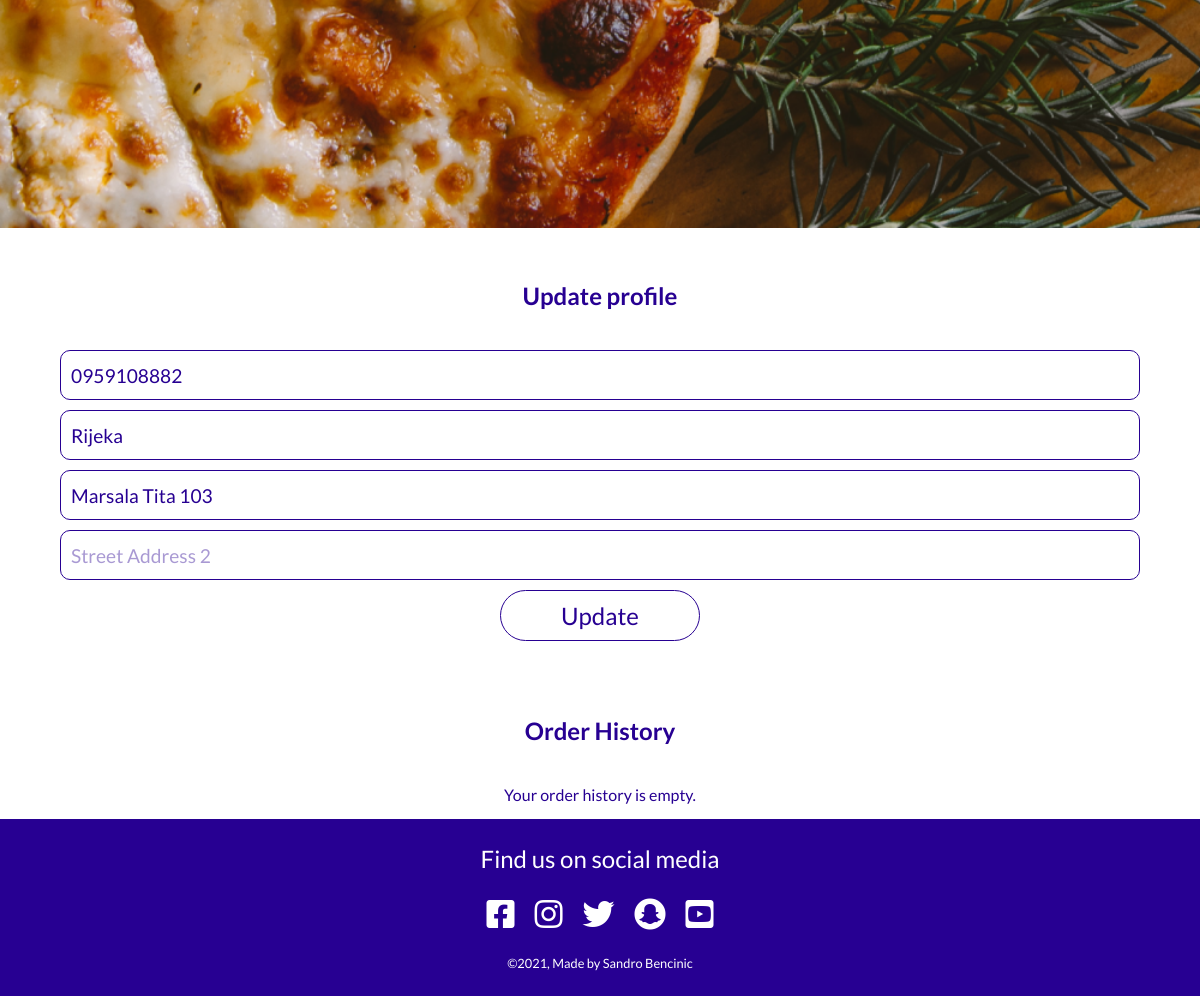
/profiles/profile/ (signed in, lower part), run on an earlier commit of the app's database.
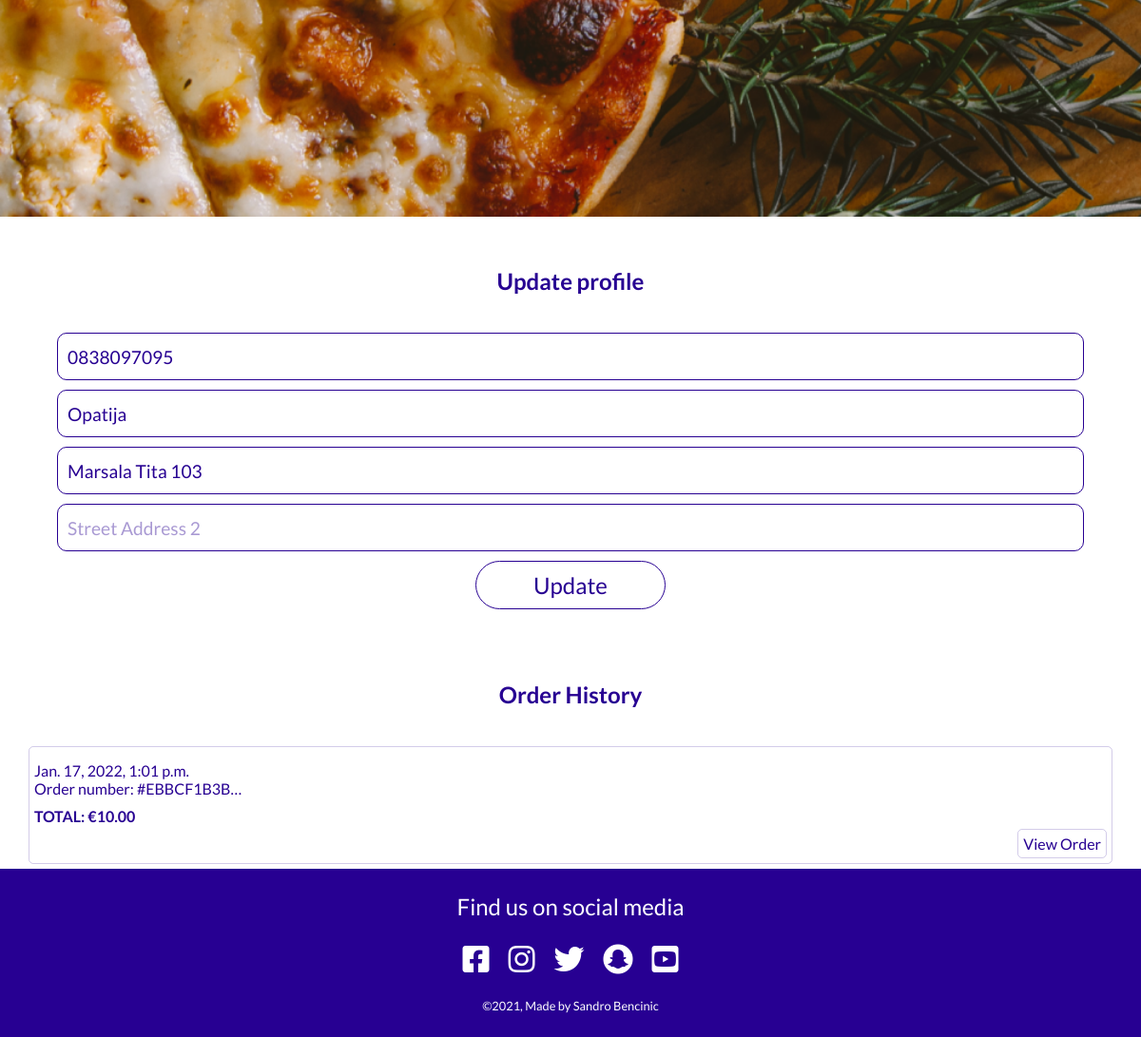
And on a later commit of the database.
### profiles/models.py (models this page shows)
class UserProfile(models.Model):
    user = models.OneToOneField(User, on_delete=models.CASCADE)
    default_phone_number = models.CharField(
        max_length=20, null=True, blank=True)
    default_city = models.CharField(
        max_length=40, null=True, blank=True)
    default_street_address1 = models.CharField(
        max_length=80, null=True, blank=True)
    default_street_address2 = models.CharField(
        max_length=80, null=True, blank=True)
    def __str__(self):
        return self.user.username

### checkout/models.py (models this page shows, shortened)
class Order(models.Model):
    user_profile = models.ForeignKey(
        UserProfile, on_delete=models.SET_NULL,
        null=True, blank=True, related_name='orders')
    full_name = models.CharField(max_length=100)
    email = models.EmailField(max_length=100)
    phone_number = models.CharField(max_length=100)
    street_address1 = models.CharField(max_length=100)
    street_address2 = models.CharField(max_length=100, null=True, blank=True)
    city = models.CharField(max_length=100)
    date = models.DateTimeField(auto_now_add=True)
    order_number = models.CharField(max_length=32, editable=False)
    order_total = models.DecimalField(
        max_digits=10, decimal_places=2, default=0, null=True)
    original_bag = models.TextField(null=False, blank=False, default='')
    stripe_pid = models.CharField(
        max_length=254, null=False, blank=False, default='')

### profiles/views.py (the view)
# urls.py: path('profile/', profile, name='profile'),
def profile(request):
    profile = get_object_or_404(UserProfile, user=request.user)
    if request.method == 'POST':
        form = UserProfileForm(request.POST, instance=profile)
        if form.is_valid():
            form.save()
            messages.success(request, 'Profile updated successfully')
    form = UserProfileForm(instance=profile)
    orders = profile.orders.all()
    print(profile)
    context = {
        'form': form,
        'orders': orders,
    }
    return render(request, 'profiles/profile.html', context)

### profiles/forms.py
class UserProfileForm(forms.ModelForm):
    class Meta:
        model = UserProfile
        exclude = ('user',)
    def __init__(self, *args, **kwargs):
        super().__init__(*args, **kwargs)
        placeholders = {
            'default_phone_number': 'Phone Number',
            'default_city': 'City',
            'default_street_address1': 'Street Address 1',
            'default_street_address2': 'Street Address 2',
        }
        self.fields['default_phone_number'].widget.attrs['autofocus'] = True
        for field in self.fields:
            if self.fields[field].required:
                placeholder = f'{placeholders[field]} *'
            else:
                placeholder = placeholders[field]
            self.fields[field].widget.attrs['placeholder'] = placeholder
            self.fields[field].label = False

### order/contexts.py (called while the page is built, shortened)
def contexts(request):
    bag_items = []
    grand_total = 0
    if request.user.is_authenticated:
        delivery_fee = 0
    else:
        delivery_fee = 2
    grand_total += delivery_fee
    order_time = None
    bag = request.session.get('bag', {})
    context = {
        'bag_items': bag_items,
        'grand_total': grand_total,
        'order_time': order_time,
        'delivery_fee': delivery_fee,
    }
    return context

### profiles/templates/profiles/profile.html (shortened to what this page needs)
{% extends 'base.html' %}
{% load static %}
{% block content %}
    <img class="bg-main" src="{% static 'images/bg-main-mobile.webp' %}" alt="pizza on wooden table - top perspective">
    <div class="update-profile">
        <h2 class="update-profile__title">Update profile</h2>
        <form class="update-profile-form" action="{% url 'profile' %}" method="post">
            {{ form.as_p }}
            <button class="btn btn--update-profile" type="submit">Update</button>
        </form>
    </div>
    <div class="orderhistory">
        <h2 class="orderhistory__title">Order History</h2>
        {% if orders|length == 0  %}
            <p class="orderhistory__text">Your order history is empty.</p>
        {% else %}
            {% for order in orders %}
                <div class="orderhistory__item">
                    <p class="orderhistory__date">{{ order.date }}</p>
                    <p class="orderhistory__number">Order number: #{{ order.order_number|truncatechars:10 }}</p>
                    <p class="orderhistory__total">TOTAL: €{{ order.order_total }}</p>
                    <a class="orderhistory__btn" href="">View Order</a>
                </div>
            {% endfor %}
        {% endif %}
    </div>
{% endblock content %}

### templates/base.html (shortened to what this page needs)
{% load static %}
<!DOCTYPE html>
<html lang="en">
<head>
    <link rel="stylesheet" href="https://use.fontawesome.com/releases/v5.15.4/css/all.css">
    <link rel="stylesheet" href="https://cdnjs.cloudflare.com/ajax/libs/animate.css/4.1.1/animate.min.css">
    <link rel="stylesheet" href="{% static 'css/style.css' %}">
</head>
<body>
    <div class="main-container">
        {% block content %}
        {% endblock content %}
    </div>
    <footer class="footer">
        <p class="footer__title">Find us on social media</p>
        <ul class="footer__links">
        <li>
            <a href="https://www.facebook.com/" target="_blank"
            aria-label="link to facebook (opens in new tab)" rel="noopener">
            <i class="fab fa-facebook-square"></i>
            </a>
        </li>
        <li>
            <a href="https://www.instagram.com/" target="_blank"
            aria-label="link to instagram (opens in new tab)" rel="noopener">
            <i class="fab fa-instagram"></i>
            </a>
        </li>
        <li>
            <a href="https://twitter.com/" target="_blank"
            aria-label="link to twitter (opens in new tab)" rel="noopener">
            <i class="fab fa-twitter"></i>
            </a>
        </li>
        <li>
            <a href="https://www.snapchat.com/" target="_blank"
            aria-label="link to snapchat (opens in new tab)" rel="noopener">
            <i class="fab fa-snapchat"></i>
            </a>
        </li>
        <li>
            <a href="https://www.youtube.com/" target="_blank"
            aria-label="link to youtube (opens in new tab)" rel="noopener">
            <i class="fab fa-youtube-square"></i>
            </a>
        </li>
        </ul>
        <p class="footer__copyright">©2021, Made by Sandro Bencinic</p>
    </footer>
</body>
</html>

### static/css/style.css (style rules this page uses)
* { position: relative; box-sizing: border-box; margin: 0; padding: 0; }
*, a { font-family: 'Lato', sans-serif; color: black; }
body { min-height: 100vh; display: flex; flex-direction: column; justify-content: space-between; }
a { text-decoration: none; }
li { list-style-type: none; }
.main-container { width: 100%; min-height: calc(100vh - 177px - 80px); top: 80px; margin-bottom: 80px; }
.btn { display: block; background-color: transparent; border: 1px solid rgb(39, 0, 146); border-radius: 40px; color: rgb(39, 0, 146); padding: 10px; width: 200px; font-size: 1.5rem; text-align: center; }
.footer { text-align: center; background-color: rgb(39, 0, 146); padding: 25px 0; }
.footer__title { color: white; font-size: 1.5rem; }
.footer__links { display: flex; justify-content: center; }
.footer i { color: white; font-size: 2rem; margin: 25px 10px; }
.footer__copyright { color: white; font-size: 0.8rem; }
.bg-main { width: 100%; }
.order *, .orderhistory * { color: rgb(39, 0, 146); }
.order, .orderhistory { margin-top: 40px; }
.order__title, .orderhistory__title { text-align: center; color: rgb(39, 0, 146); margin-bottom: 40px; }
.orderitem, .orderhistory__item { padding: 15px 5px; width: 95vw; margin: 5px auto; border: 1px solid rgb(39, 0, 146, 0.2); border-radius: 5px; }
.orderhistory__total { font-weight: bold; margin: 10px 0 25px 0; }
.orderhistory__btn { position: absolute; bottom: 5px; right: 5px; padding: 5px; text-align: center; border: 1px solid rgb(39, 0, 146, 0.2); border-radius: 5px; }
.checkout *, .update-profile * { color: rgb(39, 0, 146); }
.checkout, .update-profile { margin-top: 40px; padding: 10px; }
.checkout__title, .update-profile__title { text-align: center; color: rgb(39, 0, 146); margin-bottom: 40px; }
.checkout-form, .update-profile-form { width: 90vw; margin: 0 auto; }
.checkout-form input, .update-profile-form input, #card-element { width: 100%; height: 50px; border: 1px solid rgb(39, 0, 146); border-radius: 10px; outline-color: rgb(39, 0, 146); margin-bottom: 10px; font-size: 1.2rem; padding: 10px; }
.checkout-form input::placeholder, .update-profile-form input::placeholder { color: rgba(39, 0, 146, 0.4); font-weight: 400; }
.btn--checkout, .btn--update-profile { margin: auto; margin-bottom: 25px; }

What changed in the data, as far as the page shows it:
changed UserProfile "Marsala Tita 103": default_phone_number "0959108882" → "0838097095"; default_city "Rijeka" → "Opatija"
added Order: date "Jan. 17, 2022, 1:01 p.m.", order_number "EBBCF1B3B…", order_total "10.00"
Also different on the page:
text no longer shown: "Your order history is empty."
